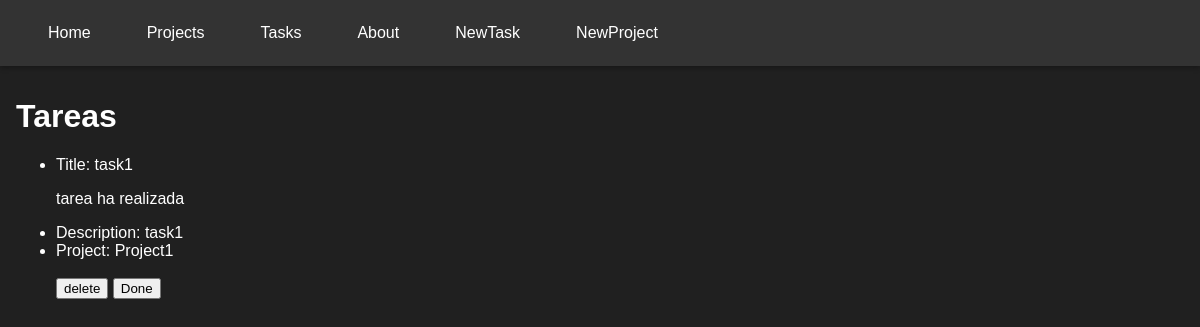
/task/1, run on the app's committed database.
### app/models.py (models this page shows)
class Task(models.Model):
    title = models.CharField(max_length=100)
    description = models.TextField()
    project = models.ForeignKey(Project, on_delete=models.CASCADE) # en caso de eliminar un proyecto, se eliminan sus tareas asociadas
    estado = models.BooleanField(default=False)

class Project(models.Model):
    name = models.CharField(max_length=100)
    description = models.TextField()
    start_date = models.DateField(default=date.today())
    end_date = models.DateField(default=date.today() + timedelta(days=365))

### app/views.py (the view)
# urls.py: path('task/<int:idTask>', views.task, name='task'),
def task(request, idTask:int):
    task = get_object_or_404(Task, id=idTask)
    return render(request, 'task.html', {'task': task})

### app/templates/task.html
{% extends 'base.html' %}
{% block content %}
<h1>Tareas</h1>
<ul>
    <li>Title: {{ task.title }}</li>
    {% if task.estado == False %}
        <p>tarea ha realizada</p>
    {% else %}
        <p>tarea finalizada</p>
    {% endif %}
    <li>Description: {{ task.description }}</li>
    <li>Project: {{ task.project.name }}</li>
    <br>
    <button>delete</button>
    <button>Done</button>
</ul>
{% endblock %}

### app/static/css/main.css (style rules this page uses)
body { background: #202020; color: #fff; font-family: Arial, sans-serif; margin: 0; padding: 0; }

### data on the page
Task: title "task1", description "task1", project.name "Project1"
